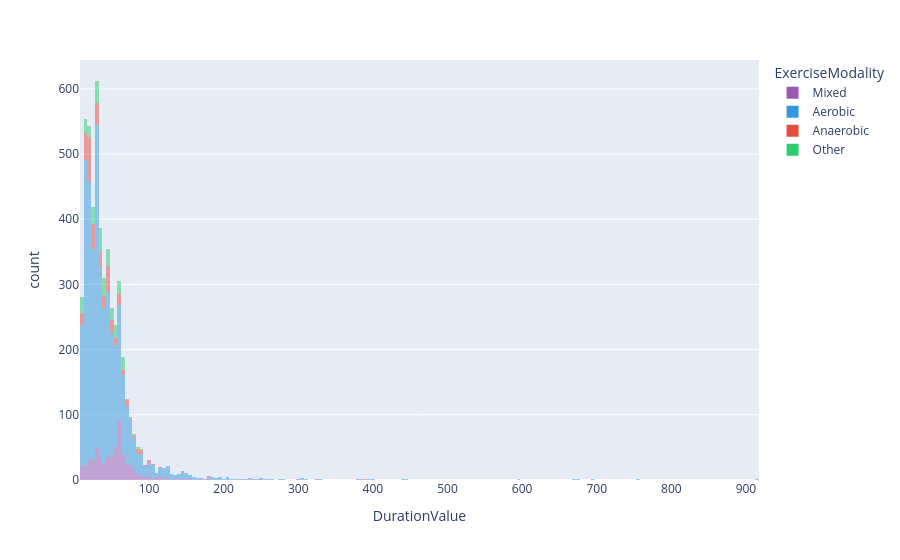

Write notebook code for a chart like this one.
### Code cell
# histogram of duration
fig = px.histogram(
    exerciseTable, 
    x="DurationValue", 
    color="ExerciseModality", 
    color_discrete_map=color_palette,
    opacity=0.5
)
fig.show()

### Figure 1 — Plotly figure (JSON) as saved in the notebook; plotly's stock layout.template omitted (floating-point values rounded to 4 significant figures; data arrays with more than 128 entries replaced by an {"elided": "..."} marker saying what was removed)
{"data": [{"bingroup": "x", "hovertemplate": "ExerciseModality=Mixed<br>DurationValue=%{x}<br>count=%{y}<extra></extra>", "legendgroup": "Mixed", "marker": {"color": "#9b59b6", "opacity": 0.5, "pattern": {"shape": ""}}, "name": "Mixed", "orientation": "v", "showlegend": true, "type": "histogram", "x": {"elided": "582 float values"}, "xaxis": "x", "yaxis": "y"}, {"bingroup": "x", "hovertemplate": "ExerciseModality=Aerobic<br>DurationValue=%{x}<br>count=%{y}<extra></extra>", "legendgroup": "Aerobic", "marker": {"color": "#3498db", "opacity": 0.5, "pattern": {"shape": ""}}, "name": "Aerobic", "orientation": "v", "showlegend": true, "type": "histogram", "x": {"elided": "3869 float values"}, "xaxis": "x", "yaxis": "y"}, {"bingroup": "x", "hovertemplate": "ExerciseModality=Anaerobic<br>DurationValue=%{x}<br>count=%{y}<extra></extra>", "legendgroup": "Anaerobic", "marker": {"color": "#e74c3c", "opacity": 0.5, "pattern": {"shape": ""}}, "name": "Anaerobic", "orientation": "v", "showlegend": true, "type": "histogram", "x": {"elided": "381 float values"}, "xaxis": "x", "yaxis": "y"}, {"bingroup": "x", "hovertemplate": "ExerciseModality=Other<br>DurationValue=%{x}<br>count=%{y}<extra></extra>", "legendgroup": "Other", "marker": {"color": "#2ecc71", "opacity": 0.5, "pattern": {"shape": ""}}, "name": "Other", "orientation": "v", "showlegend": true, "type": "histogram", "x": {"elided": "303 float values"}, "xaxis": "x", "yaxis": "y"}], "layout": {"barmode": "relative", "legend": {"title": {"text": "ExerciseModality"}, "tracegroupgap": 0}, "margin": {"t": 60}, "xaxis": {"anchor": "y", "domain": [0, 1], "title": {"text": "DurationValue"}}, "yaxis": {"anchor": "x", "domain": [0, 1], "title": {"text": "count"}}}}
